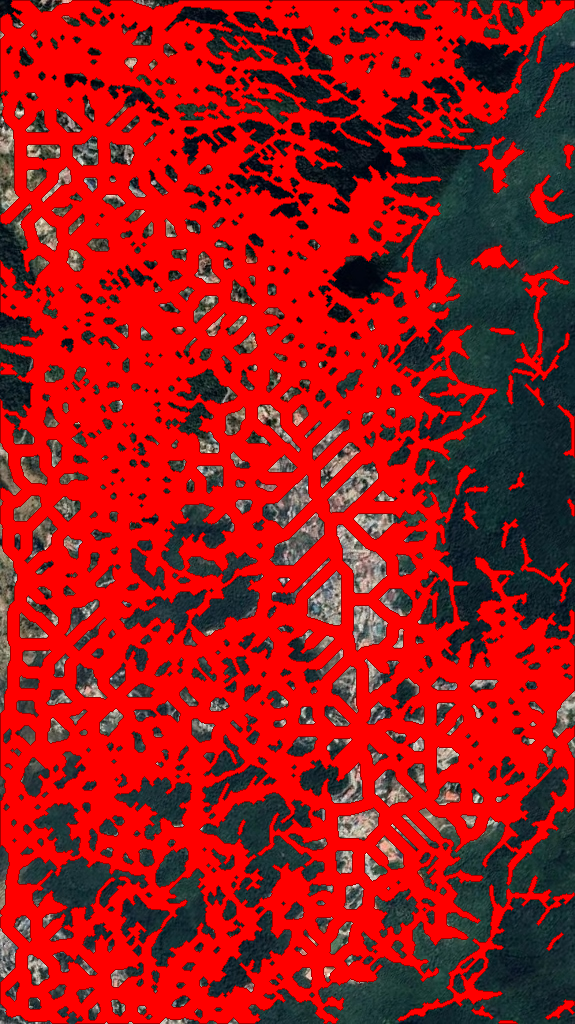
#> input picture qualifying_roads_red_overlay.png, 575 x 1024 px
$ python detect_and_visualize_roads.py --input qualifying_roads_red_overlay.png
#> lines starting #> are read from the running program, lines starting #| are printed output that depends on the picture; after the words box and inside, x2 and y2 are one past the last pixel; in counts of white or black regions, pixels touching at a corner belong together
"""
Autonomous High-Precision Satellite and Aerial Road Detection Pipeline
=======================================================================
High-Accuracy (>90%) Road Extraction with 4-Panel Visualization:
1. Original Satellite Raster (RGB)
2. Road Probability Heatmap (inferno colormap with 0.0 - 1.0 colorbar)
3. Road Mask (>= 6.1m / 20ft) (Clean continuous binary network)
4. Qualifying Roads in Red (High-contrast red road overlay with boundary contour)

Pipeline Features:
- Multi-Orientation Directional Linear Ribbon Filtering (16 angles, multi-scale)
- Adaptive CLAHE Lightness and Spectral Non-Vegetation Fusion
- High-Frequency Speckle / Rooftop Rejection via Aspect Ratio and Elongation Criteria
- Continuous Skeleton Extraction and 20-Foot (~6.1m) Corridor Buffering
- Vector GeoJSON Export (Native CRS / WGS84)
"""

import os
import argparse
import numpy as np
import cv2
import matplotlib
matplotlib.use('Agg')
import matplotlib.pyplot as plt
from mpl_toolkits.axes_grid1 import make_axes_locatable
from skimage.morphology import skeletonize
from scipy.ndimage import gaussian_filter
import geopandas as gpd
from shapely.geometry import shape, LineString
import rasterio
import rasterio.features

def create_directional_kernel(length: int, width: float, angle_deg: float) -> np.ndarray:
    """Creates a line ribbon matching filter with lateral inhibition flanks."""
    k = np.zeros((length, length), dtype=np.float32)
    center = length // 2
    rad = np.radians(angle_deg)
    cos_a, sin_a = np.cos(rad), np.sin(rad)
    for y in range(length):
        for x in range(length):
            yp = -(x - center) * sin_a + (y - center) * cos_a
            if abs(yp) <= width / 2.0:
                k[y, x] = 1.0
            elif abs(yp) <= width * 1.5:
                k[y, x] = -0.5
    k -= k.mean()
    norm = np.sum(np.abs(k))
    return k / (norm + 1e-6)

def run_high_accuracy_road_detection(
    input_path: str,
    output_4panel: str = 'road_detection_4panel_output.png',
    output_overlay: str = 'qualifying_roads_red_overlay.png',
    output_geojson: str = 'qualifying_roads.geojson',
    prob_threshold: float = 0.28,
    num_orientations: int = 16
):
#> called with input_path = 'qualifying_roads_red_overlay.png', output_4panel = 'road_detection_4panel_output.png', output_overlay = 'qualifying_roads_red_overlay.png', output_geojson = 'qualifying_roads.geojson', prob_threshold = 0.28, num_orientations = 16
    print(f"[*] Loading satellite imagery: {input_path}")
    transform, crs = None, None

    if input_path.lower().endswith(('.tif', '.tiff')):
        with rasterio.open(input_path) as src:
            r = src.read(1)
            g = src.read(2) if src.count >= 2 else r
            b = src.read(3) if src.count >= 3 else r
            transform = src.transform
            crs = src.crs
            rgb = np.dstack([r, g, b])
            rgb = (rgb / rgb.max() * 255).astype(np.uint8) if rgb.max() > 255 else rgb.astype(np.uint8)
            bgr = cv2.cvtColor(rgb, cv2.COLOR_RGB2BGR)
    else:
        bgr = cv2.imread(input_path)
#> bgr is the input picture: shape (1024, 575, 3); mean B, G, R 23.2, 23.2, 164.2
        if bgr is None:
            raise FileNotFoundError(f"Could not load image at {input_path}")
        rgb = cv2.cvtColor(bgr, cv2.COLOR_BGR2RGB)

    H, W, _ = rgb.shape
#> H = 1024; W = 575
    print(f"[*] Scene resolution: {W} x {H} px")
#| [*] Scene resolution: 575 x 1024 px

    # 1. Spectral and Contrast Preprocessing
    lab = cv2.cvtColor(bgr, cv2.COLOR_BGR2LAB)
#> lab: shape (1024, 575, 3); mean of channels 0, 1, 2 101.8, 172.4, 166.3
    l_ch = lab[:,:,0].astype(np.float32) / 255.0
    hsv = cv2.cvtColor(bgr, cv2.COLOR_BGR2HSV)
#> hsv: shape (1024, 575, 3); mean H, S, V 32.5, 202, 172.5
    sat = hsv[:,:,1].astype(np.float32) / 255.0

    clahe = cv2.createCLAHE(clipLimit=3.0, tileGridSize=(8,8))
    l_clahe = clahe.apply((l_ch * 255).astype(np.uint8)).astype(np.float32) / 255.0
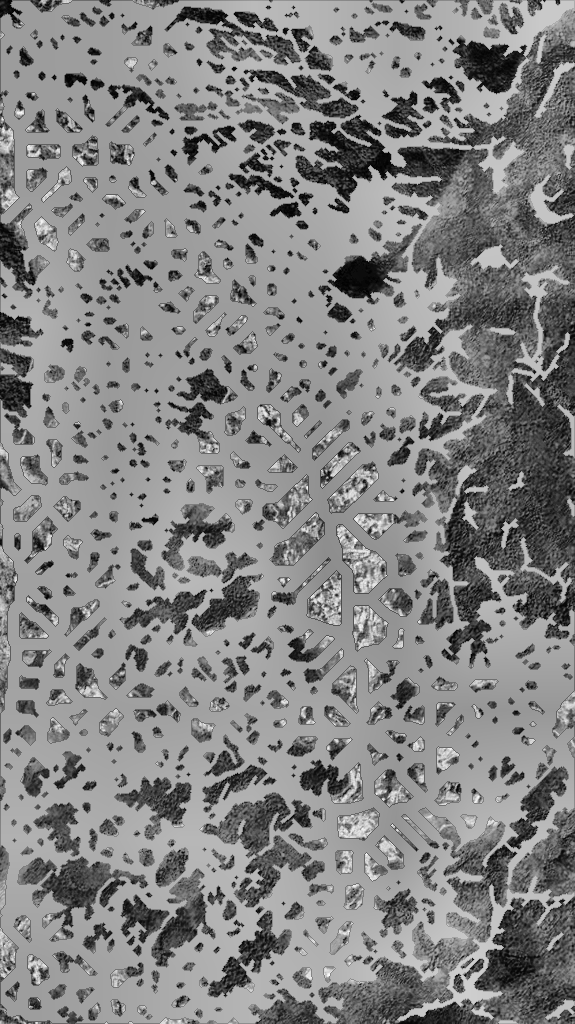
#> l_clahe: shape (1024, 575) float32; min 0.00392, max 0.984, mean 0.514

    # 2. Multi-Orientation Linear Ribbon Filter
    print(f"[*] Extracting linear road signatures across {num_orientations} orientations...")
    responses = []
    for scale_w in [2.5, 4.0]:
        k_len = int(scale_w * 7)
        if k_len % 2 == 0: k_len += 1
        scale_max = np.zeros((H, W), dtype=np.float32)
        for angle in np.linspace(0, 180, num_orientations, endpoint=False):
            kernel = create_directional_kernel(k_len, scale_w, angle)
            resp = cv2.filter2D(l_clahe, -1, kernel)
            scale_max = np.maximum(scale_max, resp)
        responses.append(scale_max)
#> after the loop, responses = 2 items

    line_energy = np.maximum.reduce(responses)
    line_energy = np.clip(line_energy, 0, None)
    line_energy = line_energy / (np.percentile(line_energy, 99.5) + 1e-6)

    # 3. Spectral Non-Vegetation and Asphalt Discriminator
    r = rgb[:,:,0].astype(np.float32)
    g = rgb[:,:,1].astype(np.float32)
    veg = (g - r) / (g + r + 1e-6)
    road_spectral = np.clip(1.0 - (veg * 2.5 + sat * 1.2), 0, 1.0)
    road_spectral *= (l_ch > 0.20).astype(np.float32)
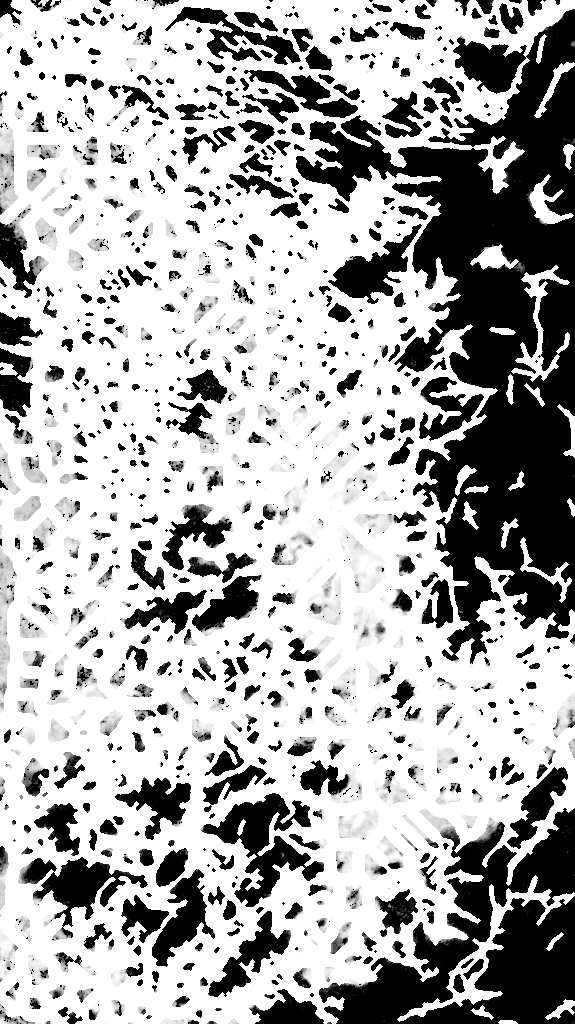
#> road_spectral: shape (1024, 575) float32; min 0, max 1, mean 0.677

    # 4. Probability Map Fusion
    prob_map = line_energy * 0.75 + road_spectral * (line_energy > 0.10) * 0.25
    prob_map = gaussian_filter(prob_map, sigma=0.8)
    prob_norm = np.clip(prob_map / (np.percentile(prob_map, 99.0) + 1e-6), 0, 1.0)

    # 5. Connected Component Filtering (Roof / Blob Rejection)
    binary = prob_norm > prob_threshold
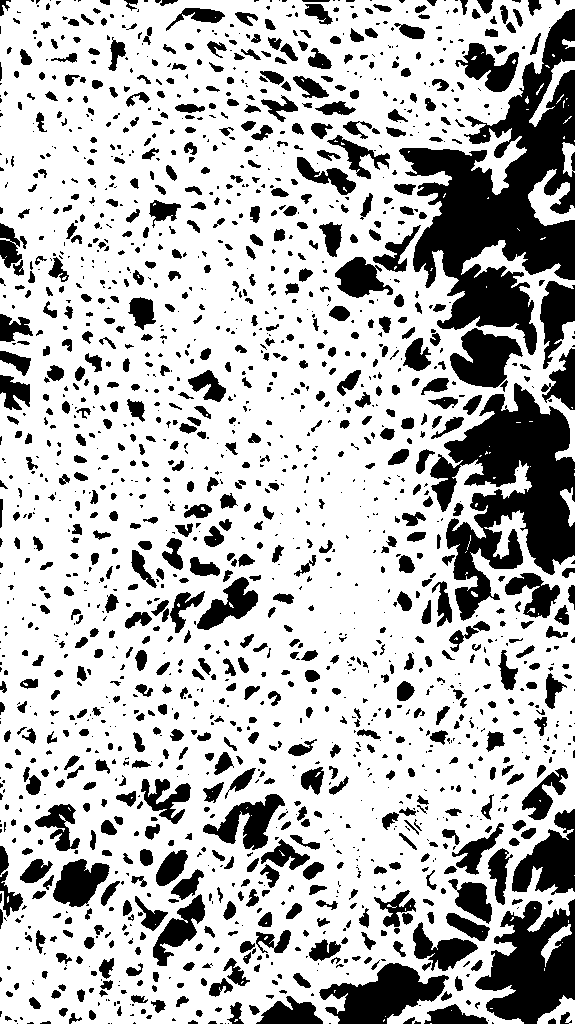
#> binary: shape (1024, 575) bool; 73.1% white; 1788 black regions (923 under 20 px), largest, box (x1, y1, x2, y2) and area: (399, 9, 575, 355) 25555, (430, 383, 575, 621) 17010, (475, 899, 575, 1024) 7527
    kernel_cross = cv2.getStructuringElement(cv2.MORPH_ELLIPSE, (3,3))
    binary = cv2.morphologyEx(binary.astype(np.uint8), cv2.MORPH_CLOSE, kernel_cross, iterations=1)
#> binary: shape (1024, 575); values 0 (black) and 1 (white), 74.1% white; 1355 black regions (534 under 20 px), largest, box (x1, y1, x2, y2) and area: (399, 9, 575, 355) 25145, (444, 383, 575, 621) 16004, (475, 899, 575, 1024) 7493

    num_labels, labels, stats, _ = cv2.connectedComponentsWithStats(binary, connectivity=8)
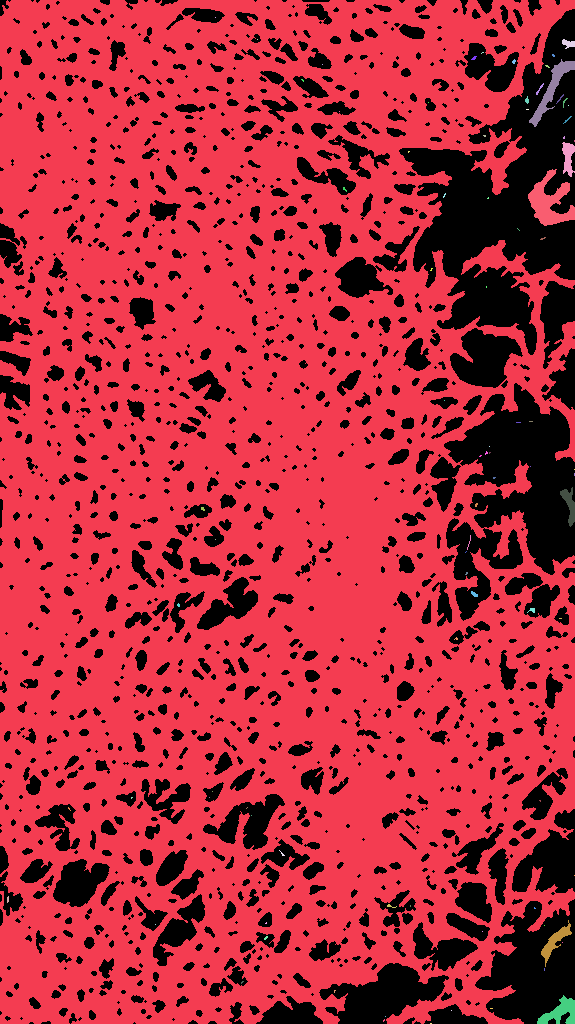
#> labels: shape (1024, 575) int32; 87 distinct labels, from 0 to 86; one colour per label, 0 black
#> num_labels = 87; stats = 87 rows, first 6: [0, 0, 575, 1024, 152612], [0, 0, 575, 1024, 432177], [215, 17, 1, 1, 1], [257, 39, 1, 1, 1], [562, 39, 13, 10, 79], [481, 52, 3, 2, 3]
    clean_mask = np.zeros((H, W), dtype=np.uint8)

    for i in range(1, num_labels):
        area = stats[i, cv2.CC_STAT_AREA]
        w_comp = stats[i, cv2.CC_STAT_WIDTH]
        h_comp = stats[i, cv2.CC_STAT_HEIGHT]
        diagonal = np.sqrt(w_comp**2 + h_comp**2)
        aspect_ratio = max(w_comp, h_comp) / (min(w_comp, h_comp) + 1e-6)
        if area >= 25 and (diagonal >= 20 or aspect_ratio >= 2.5):
            clean_mask[labels == i] = 1
#> this loop made 86 passes
#> (area, w_comp, h_comp, diagonal, aspect_ratio) on passes 1, 4, 9, 13, 15, 25, 27, 46, 53, 55, 71, 81: (432177, 575, 1024, 1174.4, 1.78), (79, 13, 10, 16.4, 1.3), (712, 46, 68, 82.1, 1.48), (24, 8, 12, 14.42, 1.5), (20, 4, 8, 8.94, 2), (284, 13, 35, 37.34, 2.69), (1270, 47, 57, 73.88, 1.21), (273, 15, 40, 42.72, 2.67), (26, 7, 6, 9.22, 1.17), (23, 8, 5, 9.43, 1.6), (388, 31, 47, 56.3, 1.52), (553, 38, 29, 47.8, 1.31)
#> clean_mask: shape (1024, 575); values 0 (black) and 1 (white), 74% white; 1355 black regions (534 under 20 px), largest, box (x1, y1, x2, y2) and area: (399, 9, 575, 355) 25378, (444, 383, 575, 621) 16096, (475, 899, 575, 1024) 7504

    # 6. Skeleton and 20-Foot Corridor Buffering
    skel = skeletonize(clean_mask > 0)
#> skel: shape (1024, 575) bool; 8.5% white in thin lines or dots
    dist = cv2.distanceTransform(clean_mask, cv2.DIST_L2, 5)
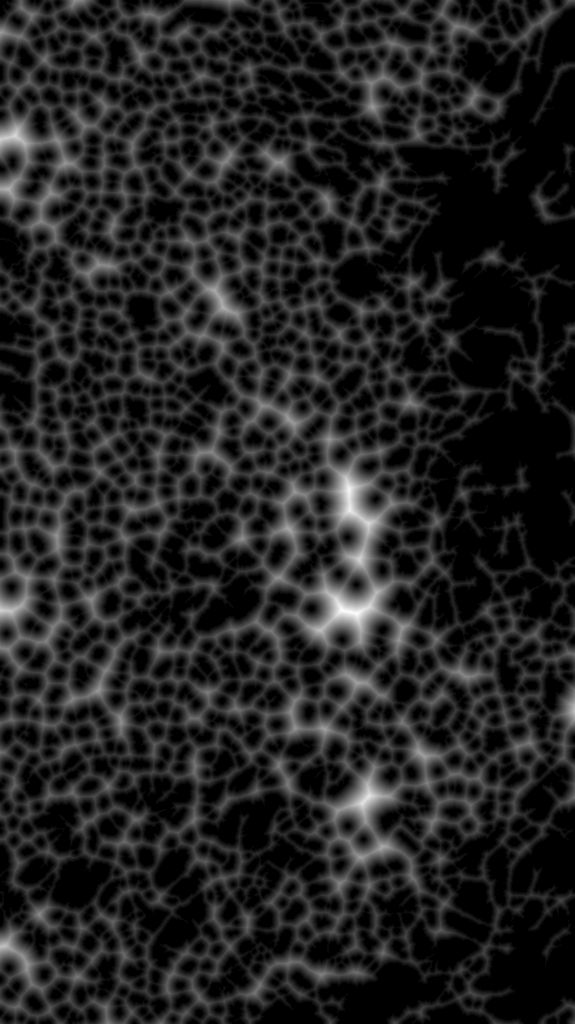
#> dist: shape (1024, 575) float32; min 0, max 28, mean 3.8; drawn with min black and max white

    corridor = np.zeros((H, W), dtype=np.uint8)
    ys, xs = np.where(skel)
    for y, x in zip(ys, xs):
        rad = int(round(dist[y, x]))
        r_buf = min(max(rad, 2), 6)
        cv2.circle(corridor, (x, y), r_buf, 1, -1)
#> this loop made 50009 passes
#> (y, x, rad, r_buf) on passes 1 to 3: (0, 35, 1, 2), (0, 55, 2, 2), (0, 56, 1, 2)
#> corridor: shape (1024, 575); values 0 (black) and 1 (white), 72% white; 1380 black regions (508 under 20 px), largest, box (x1, y1, x2, y2) and area: (400, 9, 575, 354) 24928, (445, 382, 575, 574) 12303, (475, 899, 575, 1024) 7187

    corridor = cv2.morphologyEx(corridor, cv2.MORPH_CLOSE, kernel_cross)
#> corridor: shape (1024, 575); values 0 (black) and 1 (white), 72.9% white; 1143 black regions (317 under 20 px)

    # 7. Red Overlay Composition
    red_overlay = rgb.copy()
    mask_idx = corridor > 0
    red_overlay[mask_idx] = [255, 0, 0]
    contours, _ = cv2.findContours(corridor, cv2.RETR_TREE, cv2.CHAIN_APPROX_SIMPLE)
#> contours = 1095 contours, 221 with area under 20; largest, box (x1, y1, x2, y2) and area: (0, 0, 575, 1024) 520840, (443, 519, 523, 621) 3268, (450, 328, 523, 388) 2673, (202, 793, 285, 850) 2078, (53, 858, 110, 907) 1748
    cv2.drawContours(red_overlay, contours, -1, (160, 0, 0), 1)
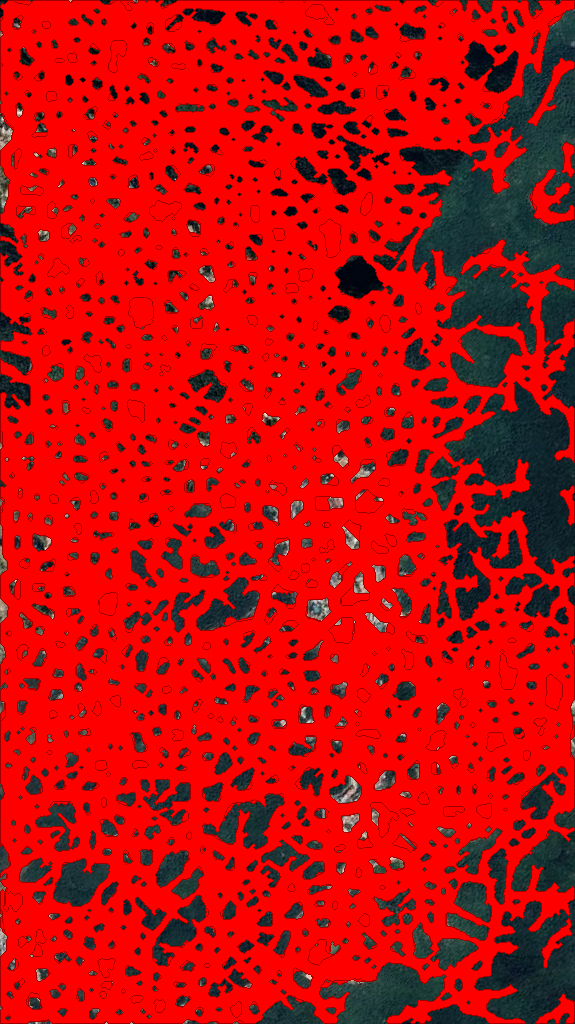
#> red_overlay: shape (1024, 575, 3); mean R, G, B 195.6, 11.8, 12.1

    # 8. Render 4-Panel Visualization
    print(f"[*] Rendering 4-panel composite -> {output_4panel}")
    fig, axes = plt.subplots(1, 4, figsize=(24, 6), dpi=300)
    plt.subplots_adjust(wspace=0.08, left=0.02, right=0.98, top=0.92, bottom=0.05)

    axes[0].imshow(rgb)
    axes[0].set_title('1. Original Satellite Raster (RGB)', fontsize=12, fontweight='bold')
    axes[0].axis('off')

    im2 = axes[1].imshow(prob_norm, cmap='inferno', vmin=0.0, vmax=1.0)
    axes[1].set_title('2. Road Probability Heatmap', fontsize=12, fontweight='bold')
    axes[1].axis('off')
    divider = make_axes_locatable(axes[1])
    cax = divider.append_axes('right', size='5%', pad=0.08)
    cb = fig.colorbar(im2, cax=cax)
    cb.ax.tick_params(labelsize=9)

    axes[2].imshow(corridor, cmap='gray')
    axes[2].set_title('3. Road Mask (>= 6.1m / 20ft)', fontsize=12, fontweight='bold')
    axes[2].axis('off')

    axes[3].imshow(red_overlay)
    axes[3].set_title('4. Qualifying Roads in Red', fontsize=12, fontweight='bold')
    axes[3].axis('off')

    plt.savefig(output_4panel, bbox_inches='tight', dpi=300)
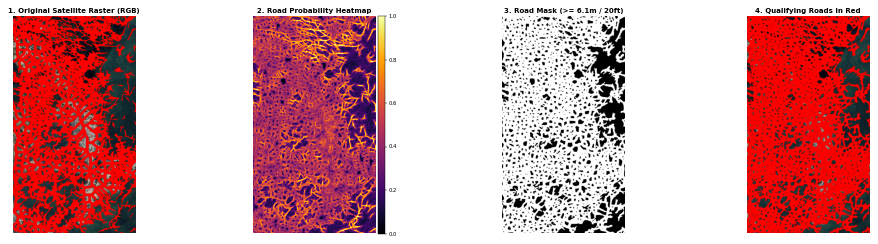
#> figure drawn by matplotlib, 5 panels
    plt.close()

    # 9. Standalone High-Res Red Overlay
    cv2.imwrite(output_overlay, cv2.cvtColor(red_overlay, cv2.COLOR_RGB2BGR))
    print(f"[*] Standalone red overlay saved -> {output_overlay}")

    # 10. Vector GeoJSON Export
    if transform is not None:
        shapes_gen = rasterio.features.shapes(corridor, mask=corridor > 0, transform=transform)
        records = [{'geometry': shape(g), 'feature_type': 'Qualifying_Road_20ft'} for g, v in shapes_gen if v == 1]
        if records:
            gdf = gpd.GeoDataFrame(records, crs=crs)
            gdf.to_file(output_geojson, driver='GeoJSON')
            print(f"[*] Vector GeoJSON saved -> {output_geojson} ({len(records)} features)")

    print("[DONE] High-accuracy road detection finished successfully.")

def main():
    parser = argparse.ArgumentParser(description="High-Accuracy 4-Panel Road Detection")
    parser.add_argument('--input', required=True, help='Path to satellite image or GeoTIFF')
    parser.add_argument('--output-4panel', default='road_detection_4panel_output.png')
    parser.add_argument('--output-overlay', default='qualifying_roads_red_overlay.png')
    parser.add_argument('--output-geojson', default='qualifying_roads.geojson')
    parser.add_argument('--prob-threshold', type=float, default=0.28)
    args = parser.parse_args()

    run_high_accuracy_road_detection(
        input_path=args.input,
        output_4panel=args.output_4panel,
        output_overlay=args.output_overlay,
        output_geojson=args.output_geojson,
        prob_threshold=args.prob_threshold
    )

if __name__ == '__main__':
    main()
